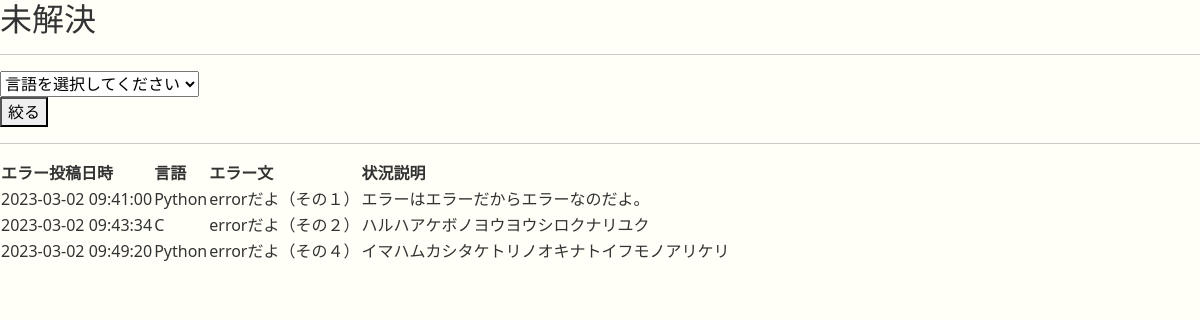
Page /unsolved on the committed database.
### tables this page shows
CREATE TABLE errors (error_id  INTEGER PRIMARY KEY, user_id  INTEGER NOT NULL, language TEXT, message TEXT, explain TEXT, solved TEXT, public TEXT NOT NULL, before_day TIMESTAMP DEFAULT(DATETIME('now','localtime')), after_day TIMESTAMP DEFAULT(DATETIME('now','localtime')));

### app.py (the view, shortened to what this page needs)
@app.route("/unsolved", methods=["GET", "POST"])
def display_unsolved():
    session["user_id"] = 2
    if request.method == "GET":
        unsolved_errors = db.execute("SELECT * FROM errors WHERE solved LIKE 'unsolved' AND user_id=?", session["user_id"])
        return render_template("unsolved.html", unsolved_errors=unsolved_errors, languages=LANGUAGES)

### templates/unsolved.html (shortened to what this page needs)
{% extends "base.html" %}
{% block body %}
    <h2>未解決</h2>
    <hr>
    <form action="/unsolved" method="POST">
        <div>
            <select name="language">
                    <option disabled selected>言語を選択してください</option>
            </select>
        </div>
        <button type="submit">絞る</button>
    </form>
    <hr>
    <table>
        <tr>
            <th>エラー投稿日時</th>
            <th>言語</th>
            <th>エラー文</th>
            <th>状況説明</th>
        </tr>
        {% for unsolved_error in unsolved_errors %}
            <tr>
                <td>{{ unsolved_error.before_day }}</td>
                <td>{{ unsolved_error.language }}</td>
                <td>{{ unsolved_error.message }}</td>
                <td>{{ unsolved_error.explain }}</td>
            </tr>
        {% endfor %}
    </table>
{% endblock %}

### templates/base.html (shortened to what this page needs)
<!DOCTYPE html>
<html lang="ja">
<head>
  <link rel="stylesheet" href="https://unpkg.com/ress/dist/ress.min.css">
  <link href="https://cdn.jsdelivr.net/npm/bootstrap@5.0.2/dist/css/bootstrap.min.css" rel="stylesheet">
  <link rel="stylesheet" href="{{ url_for('static', filename='css/styles.css') }}">
</head>
<body>
  {% block body %}{% endblock %}
</body>
</html>

### static/css/styles.css (style rules this page uses)
body { background-color: #fffff8; color: #333333; }

### rows in the picture
errors: before_day "2023-03-02 09:41:00", language "Python", message "errorだよ（その１）", explain "エラーはエラーだからエラーなのだよ。"
errors: before_day "2023-03-02 09:43:34", language "C", message "errorだよ（その２）", explain "ハルハアケボノヨウヨウシロクナリユク"
errors: before_day "2023-03-02 09:49:20", language "Python", message "errorだよ（その４）", explain "イマハムカシタケトリノオキナトイフモノアリケリ"
